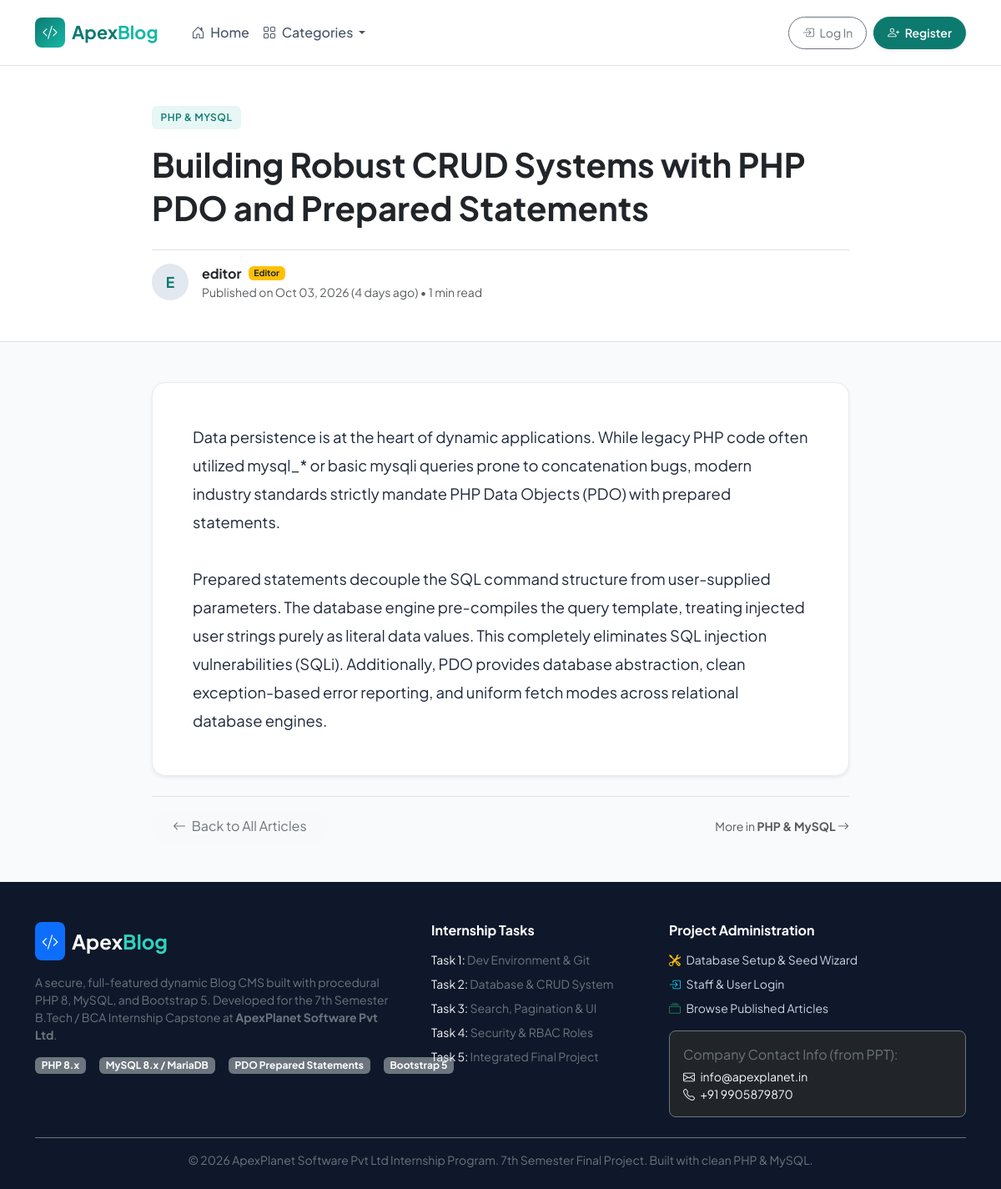
The page /posts/view.php?id=2 on the database its author committed.
### tables this page shows
CREATE TABLE `posts` (
  `id` INT AUTO_INCREMENT PRIMARY KEY,
  `user_id` INT NOT NULL,
  `title` VARCHAR(255) NOT NULL,
  `category` VARCHAR(50) NOT NULL DEFAULT 'Web Development',
  `content` TEXT NOT NULL,
  `status` ENUM('published', 'draft') NOT NULL DEFAULT 'published',
  `created_at` TIMESTAMP DEFAULT CURRENT_TIMESTAMP,
  `updated_at` TIMESTAMP DEFAULT CURRENT_TIMESTAMP ON UPDATE CURRENT_TIMESTAMP,
  INDEX (`user_id`),
  INDEX (`category`),
  INDEX (`status`),
  INDEX (`created_at`),
  CONSTRAINT `fk_posts_user` FOREIGN KEY (`user_id`) REFERENCES `users` (`id`) ON DELETE CASCADE ON UPDATE CASCADE
);

CREATE TABLE `users` (
  `id` INT AUTO_INCREMENT PRIMARY KEY,
  `username` VARCHAR(50) NOT NULL UNIQUE,
  `email` VARCHAR(100) NOT NULL UNIQUE,
  `password` VARCHAR(255) NOT NULL,
  `role` ENUM('admin', 'editor', 'user') NOT NULL DEFAULT 'user',
  `created_at` TIMESTAMP DEFAULT CURRENT_TIMESTAMP
);

### config/functions.php (called while the page is built, shortened)
<?php
function e(?string $string): string {
    return htmlspecialchars((string)$string, ENT_QUOTES, 'UTF-8');
}
function time_ago(string $datetime): string {
    $time = strtotime($datetime);
    $diff = time() - $time;
    if ($diff < 60) {
        return 'just now';
    } elseif ($diff < 3600) {
        $mins = round($diff / 60);
        return $mins . ' min' . ($mins > 1 ? 's' : '') . ' ago';
    } elseif ($diff < 86400) {
        $hours = round($diff / 3600);
        return $hours . ' hr' . ($hours > 1 ? 's' : '') . ' ago';
    } elseif ($diff < 604800) {
        $days = round($diff / 86400);
        return $days . ' day' . ($days > 1 ? 's' : '') . ' ago';
    } else {
        return date('M d, Y', $time);
    }
}
function read_time(string $content): int {
    $wordCount = str_word_count(strip_tags($content));
    $minutes = ceil($wordCount / 200);
    return max(1, (int)$minutes);
}

### posts/view.php (the view, shortened to what this page needs)
<?php
require_once __DIR__ . '/../config/functions.php';
$postId = filter_input(INPUT_GET, 'id', FILTER_VALIDATE_INT);
$post = null;
try {
    $pdo = getDBConnection();
    $stmt = $pdo->prepare("
        SELECT posts.*, users.username, users.email, users.role AS author_role
        FROM posts
        JOIN users ON posts.user_id = users.id
        WHERE posts.id = :id
        LIMIT 1
    ");
    $stmt->execute([':id' => $postId]);
    $post = $stmt->fetch();
} catch (PDOException $e) {
    die("Database Error: " . e($e->getMessage()));
}
require_once __DIR__ . '/../includes/header.php';
?>
<div class="article-header py-5 border-bottom bg-white">
    <div class="container" style="max-width: 860px;">
        <div class="d-flex align-items-center gap-2 mb-3">
            <a href="<?= BASE_URL ?>/index.php?category=<?= urlencode($post['category']) ?>" class="post-category-badge text-decoration-none">
                <?= e($post['category']) ?>
            </a>
        </div>
        <h1 class="display-6 fw-bold text-dark mb-4" style="line-height: 1.3;">
            <?= e($post['title']) ?>
        </h1>
        <div class="d-flex flex-wrap align-items-center justify-content-between gap-3 border-top pt-3">
            <div class="d-flex align-items-center gap-3">
                <span class="post-author-avatar" style="width: 44px; height: 44px; font-size: 1.1rem;">
                    <?= strtoupper(substr($post['username'], 0, 1)) ?>
                </span>
                <div>
                    <div class="fw-bold text-dark d-flex align-items-center gap-2">
                        <span><?= e($post['username']) ?></span>
                        <?php if ($post['author_role'] === 'admin'): ?>
                            <span class="badge bg-danger" style="font-size: 0.65rem;">Admin</span>
                        <?php elseif ($post['author_role'] === 'editor'): ?>
                            <span class="badge bg-warning text-dark" style="font-size: 0.65rem;">Editor</span>
                        <?php endif; ?>
                    </div>
                    <div class="text-muted small">
                        Published on <?= date('M d, Y', strtotime($post['created_at'])) ?>
                        (<?= time_ago($post['created_at']) ?>) • <?= read_time($post['content']) ?> min read
                    </div>
                </div>
            </div>
        </div>
    </div>
</div>
<div class="container py-5" style="max-width: 860px;">
    <article class="article-content bg-white p-4 p-md-5 rounded-4 shadow-sm border border-light-subtle">
        <?= nl2br(e($post['content'])) ?>
    </article>
    <div class="d-flex justify-content-between align-items-center mt-4 pt-3 border-top">
        <a href="<?= BASE_URL ?>/index.php" class="btn btn-light rounded-pill px-4 text-secondary">
            <i class="bi bi-arrow-left me-1"></i> Back to All Articles
        </a>
        <a href="<?= BASE_URL ?>/index.php?category=<?= urlencode($post['category']) ?>" class="small text-muted text-decoration-none">
            More in <strong><?= e($post['category']) ?></strong> <i class="bi bi-arrow-right"></i>
        </a>
    </div>
</div>
<?php require_once __DIR__ . '/../includes/footer.php'; ?>

### assets/css/style.css (style rules this page uses)
:root { --primary: #0d7a6f; --primary-dark: #08524a; --primary-light: #e6f7f5; --secondary: #64748b; --accent: #f59e0b; --dark: #0f172a; --light-bg: #f8fafc; --card-border: #e2e8f0; --text-main: #334155; --font-heading: 'Plus Jakarta Sans', system-ui, -apple-system, sans-serif; }
body { font-family: 'Plus Jakarta Sans', system-ui, -apple-system, sans-serif; background-color: var(--light-bg); color: var(--text-main); min-height: 100vh; display: flex; flex-direction: column; }
.post-category-badge { font-size: 0.75rem; font-weight: 600; text-transform: uppercase; letter-spacing: 0.5px; padding: 0.3rem 0.65rem; border-radius: 6px; background: var(--primary-light); color: var(--primary); display: inline-block; }
.post-author-avatar { width: 32px; height: 32px; border-radius: 50%; background: #e2e8f0; color: var(--primary); display: inline-flex; align-items: center; justify-content: center; font-weight: 700; font-size: 0.85rem; }
.article-header { background: white; border-bottom: 1px solid var(--card-border); padding: 3rem 0; }
.article-content { font-size: 1.15rem; line-height: 1.85; color: #1e293b; }

### rows shown on the page
posts: category "PHP & MYSQL", title "Building Robust CRUD Systems with PHP PDO and Prepared Statements", user.username "E", user.username "editor", created_at "Oct 03, 2026", created_at "4 days ago", content "1", content "Data persistence is at the heart of dynamic applications. While legacy PHP code often utilized mysql_* or basic mysqli queries prone to concatenation bugs, modern industry standards strictly mandate PHP Data Objects (PDO) with prepared statements. Prepared statements decouple the SQL command structure from user-supplied parameters. The database engine pre-compiles the query template, treating injected user strings purely as literal data values. This completely eliminates SQL injection vulnerabilities (SQLi). Additionally, PDO provides database abstraction, clean exception-based error reporting, and uniform fetch modes across relational database engines.", category "PHP & MySQL"
